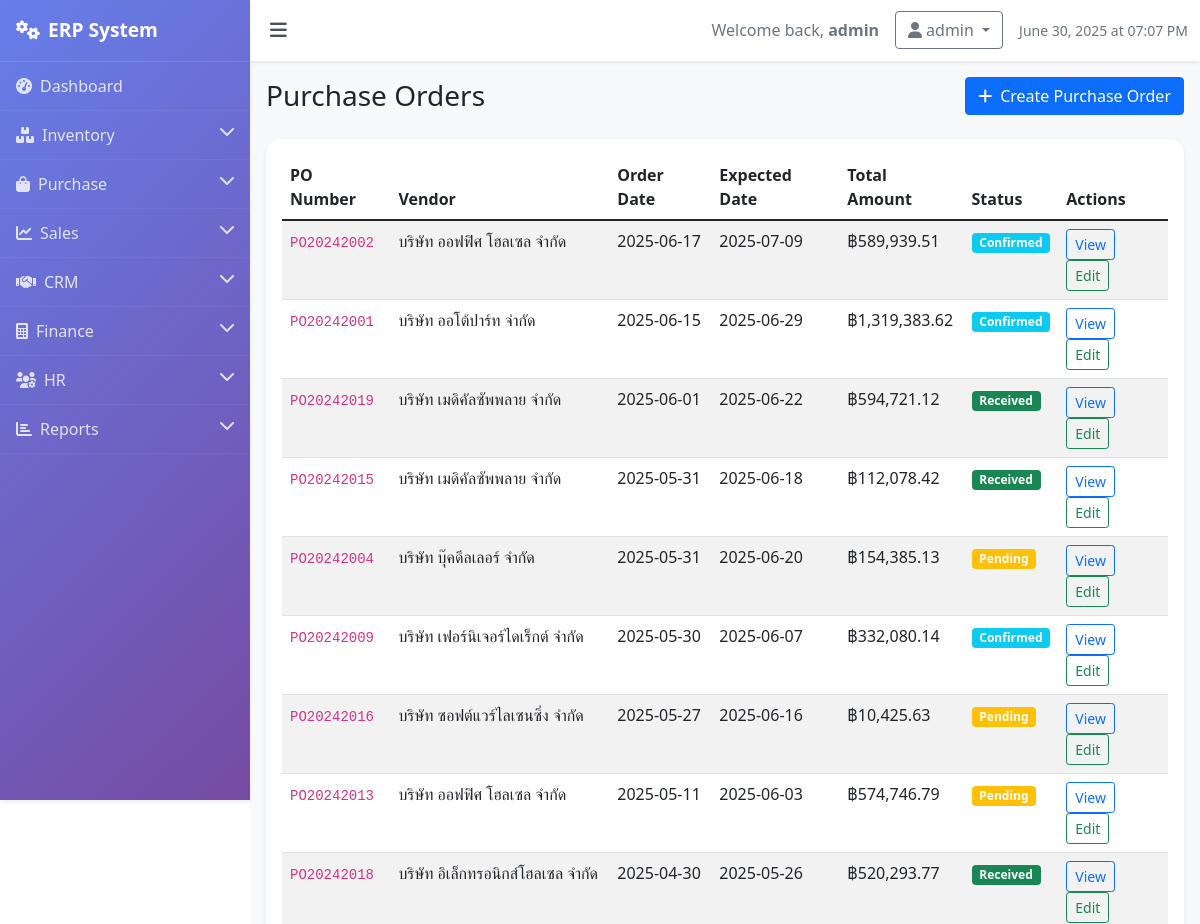
The app's page /purchases (signed in, upper part), older data.
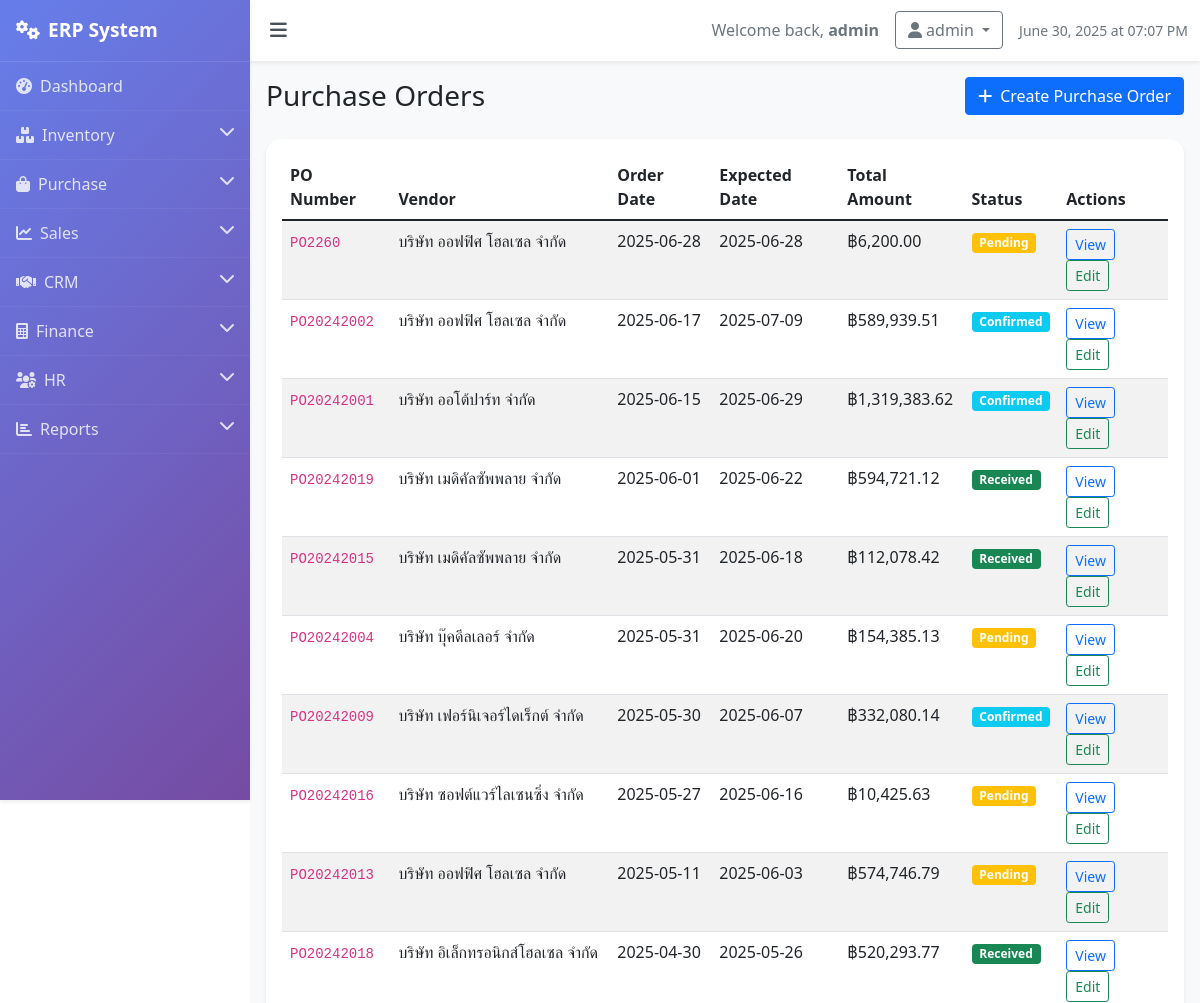
The same page, newer data.
### models.py (models this page shows, shortened)
class PurchaseOrder(db.Model):
    id = db.Column(db.Integer, primary_key=True)
    po_number = db.Column(db.String(50), unique=True, nullable=False)
    vendor_id = db.Column(db.Integer, db.ForeignKey('vendor.id'), nullable=False)
    order_date = db.Column(db.DateTime, default=lambda: datetime.now(timezone.utc))
    expected_date = db.Column(db.DateTime)
    status = db.Column(db.String(20), default='pending')  # pending, confirmed, received, cancelled
    total_amount = db.Column(db.Float, default=0.0)
    notes = db.Column(db.Text)
    items = db.relationship('PurchaseOrderItem', backref='purchase_order', lazy=True, cascade='all, delete-orphan')

class Vendor(db.Model):
    id = db.Column(db.Integer, primary_key=True)
    name = db.Column(db.String(100), nullable=False)
    email = db.Column(db.String(120), unique=True, nullable=False)
    phone = db.Column(db.String(20))
    address = db.Column(db.Text)
    contact_person = db.Column(db.String(100))
    payment_terms = db.Column(db.String(50))
    created_at = db.Column(db.DateTime, default=lambda: datetime.now(timezone.utc))
    purchase_orders = db.relationship('PurchaseOrder', backref='vendor', lazy=True)

### routes.py (the view)
    @app.route('/purchases')
    def purchases():
        if 'user_id' not in session:
            return redirect(url_for('login'))
        purchase_orders = PurchaseOrder.query.order_by(PurchaseOrder.order_date.desc()).all()
        return render_template('purchases/purchases.html', purchase_orders=purchase_orders)

### templates/purchases/purchases.html (shortened to what this page needs)
{% extends "base.html" %}
{% block content %}
<div class="d-flex justify-content-between align-items-center mb-4">
    <h1 class="h3 mb-0">Purchase Orders</h1>
    <a href="{{ url_for('add_purchase_order') }}" class="btn btn-primary">
        <i class="fas fa-plus me-2"></i>Create Purchase Order
    </a>
</div>
<div class="card">
    <div class="card-body">
        {% if purchase_orders %}
        <div class="table-responsive">
            <table class="table table-striped">
                <thead>
                    <tr>
                        <th>PO Number</th>
                        <th>Vendor</th>
                        <th>Order Date</th>
                        <th>Expected Date</th>
                        <th>Total Amount</th>
                        <th>Status</th>
                        <th>Actions</th>
                    </tr>
                </thead>
                <tbody>
                    {% for order in purchase_orders %}
                    <tr>
                        <td><code>{{ order.po_number }}</code></td>
                        <td>{{ order.vendor.name }}</td>
                        <td>{{ order.order_date.strftime('%Y-%m-%d') }}</td>
                        <td>{{ order.expected_date.strftime('%Y-%m-%d') if order.expected_date else 'TBD' }}</td>
                        <td>฿{{ "{:,.2f}".format(order.total_amount or 0) }}</td>
                        <td>
                            {% if order.status == 'pending' %}
                                <span class="badge bg-warning">Pending</span>
                            {% elif order.status == 'confirmed' %}
                                <span class="badge bg-info">Confirmed</span>
                            {% elif order.status == 'received' %}
                                <span class="badge bg-success">Received</span>
                            {% else %}
                                <span class="badge bg-danger">Cancelled</span>
                            {% endif %}
                        </td>
                        <td>
                            <button class="btn btn-sm btn-outline-primary">View</button>
                            <button class="btn btn-sm btn-outline-success">Edit</button>
                        </td>
                    </tr>
                    {% endfor %}
                </tbody>
            </table>
        </div>
        {% else %}
        <div class="text-center py-4">
            <i class="fas fa-truck fa-3x text-muted mb-3"></i>
            <p class="text-muted">No purchase orders found. <a href="{{ url_for('add_purchase_order') }}">Create your first purchase order</a></p>
        </div>
        {% endif %}
    </div>
</div>
{% endblock %}

Row changes from the older to the newer data that the page shows:
added PurchaseOrder: po_number "PO2260", vendor.name "บริษัท ออฟฟิศ โฮลเซล จำกัด", order_date "2025-06-28", expected_date "2025-06-28", total_amount "6,200.00", status "Pending"
